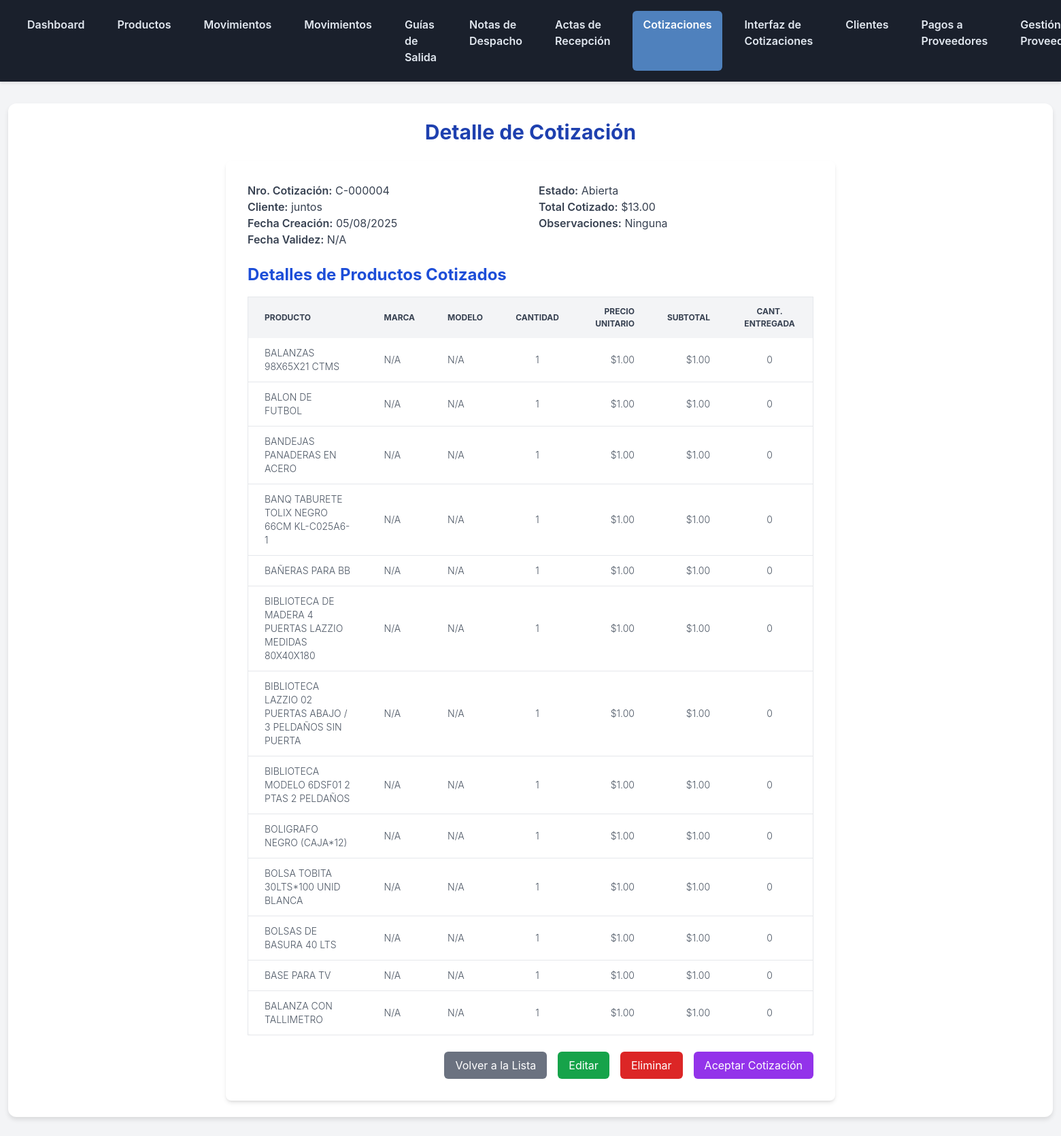
The app's page /inventario/cotizaciones/22/ (signed in) with its own data.
### inventario/models.py (models this page shows, shortened)
class Cotizacion(models.Model):
    ESTADO_COTIZACION_CHOICES = [
        ('abierta', 'Abierta'),
        ('aceptada', 'Aceptada'),
        ('rechazada', 'Rechazada'),
        ('cerrada', 'Cerrada (Completada)'),
        ('en_despacho', 'En Despacho Parcial'),
    ]
    numero_cotizacion = models.CharField(max_length=20, unique=True, blank=True, verbose_name="Nro. Cotización")
    cliente = models.ForeignKey(Cliente, on_delete=models.CASCADE, related_name='cotizaciones')
    fecha_creacion = models.DateField(auto_now_add=True, verbose_name="Fecha de Creación")
    fecha_validez = models.DateField(blank=True, null=True, verbose_name="Fecha de Validez")
    estado = models.CharField(max_length=20, choices=ESTADO_COTIZACION_CHOICES, default='abierta', verbose_name="Estado")
    observaciones = models.TextField(blank=True, verbose_name="Observaciones")
    total_cotizado = models.DecimalField(max_digits=10, decimal_places=2, default=0.00, verbose_name="Total Cotizado")
    class Meta:
        verbose_name = "Cotización"
        verbose_name_plural = "Cotizaciones"
        ordering = ['-fecha_creacion']

class Cliente(models.Model):
    nombre = models.CharField(max_length=255, verbose_name="Nombre del Cliente")
    cedula_rif = models.CharField(max_length=20, unique=True, blank=True, null=True, verbose_name="Cédula/R.I.F.")
    direccion = models.TextField(blank=True, verbose_name="Dirección")
    telefono = models.CharField(max_length=20, blank=True, verbose_name="Teléfono")
    email = models.EmailField(blank=True, verbose_name="Email")
    class Meta:
        verbose_name = "Cliente"
        verbose_name_plural = "Clientes"

class DetalleCotizacion(models.Model):
    cotizacion = models.ForeignKey(Cotizacion, on_delete=models.CASCADE, related_name='detalles')
    producto = models.ForeignKey(Producto, on_delete=models.SET_NULL, null=True, blank=True, verbose_name="Producto")
    nombre_producto_cotizado = models.CharField(max_length=200, blank=True, verbose_name="Nombre del Producto Cotizado")
    marca = models.CharField(max_length=100, blank=True, verbose_name="Marca")
    modelo = models.CharField(max_length=100, blank=True, verbose_name="Modelo")
    cantidad = models.PositiveIntegerField(verbose_name="Cantidad Cotizada")
    cantidad_entregada = models.PositiveIntegerField(default=0, verbose_name="Cantidad Entregada")
    precio_unitario = models.DecimalField(max_digits=10, decimal_places=2, verbose_name="Precio Unitario")
    subtotal = models.DecimalField(max_digits=10, decimal_places=2, verbose_name="Subtotal")
    class Meta:
        verbose_name = "Detalle de Cotización"
        verbose_name_plural = "Detalles de Cotizaciones"

### inventario/views.py (the view)
# urls.py: path('cotizaciones/<int:pk>/', views.CotizacionDetailView.as_view(), name='cotizacion_detail'),
class CotizacionDetailView(LoginRequiredMixin, DetailView):
    model = Cotizacion
    template_name = 'inventario/cotizacion_detail.html'
    context_object_name = 'cotizacion'

### inventario/templates/inventario/cotizacion_detail.html (shortened to what this page needs)
{% extends 'inventario/base.html' %}
{% block content %}
    <h1 class="text-3xl font-bold text-center mb-6 text-blue-800">Detalle de Cotización</h1>
    <div class="max-w-4xl mx-auto bg-white p-8 rounded-lg shadow-md">
        <div class="grid grid-cols-1 md:grid-cols-2 gap-6 mb-6">
            <div>
                <p class="text-gray-700"><strong class="font-semibold">Nro. Cotización:</strong> {{ cotizacion.numero_cotizacion }}</p>
                <p class="text-gray-700"><strong class="font-semibold">Cliente:</strong> {{ cotizacion.cliente.nombre|default:"N/A" }}</p>
                <p class="text-gray-700"><strong class="font-semibold">Fecha Creación:</strong> {{ cotizacion.fecha_creacion|date:"d/m/Y" }}</p>
                <p class="text-gray-700"><strong class="font-semibold">Fecha Validez:</strong> {{ cotizacion.fecha_validez|date:"d/m/Y"|default:"N/A" }}</p>
            </div>
            <div>
                <p class="text-gray-700"><strong class="font-semibold">Estado:</strong> {{ cotizacion.get_estado_display }}</p>
                <p class="text-gray-700"><strong class="font-semibold">Total Cotizado:</strong> ${{ cotizacion.total_cotizado|floatformat:2 }}</p>
                <p class="text-gray-700"><strong class="font-semibold">Observaciones:</strong> {{ cotizacion.observaciones|default:"Ninguna" }}</p>
            </div>
        </div>
        <h2 class="text-2xl font-bold text-blue-700 mb-4">Detalles de Productos Cotizados</h2>
        {% if cotizacion.detalles.all %}
            <div class="overflow-x-auto mb-6">
                <table class="min-w-full bg-white border border-gray-200 rounded-lg shadow-sm">
                    <thead>
                        <tr class="bg-gray-100 text-gray-700 uppercase text-xs leading-normal">
                            <th class="py-3 px-6 text-left">Producto</th>
                            <th class="py-3 px-6 text-left">Marca</th>
                            <th class="py-3 px-6 text-left">Modelo</th>
                            <th class="py-3 px-6 text-center">Cantidad</th>
                            <th class="py-3 px-6 text-right">Precio Unitario</th>
                            <th class="py-3 px-6 text-right">Subtotal</th>
                            <th class="py-3 px-6 text-center">Cant. Entregada</th>
                        </tr>
                    </thead>
                    <tbody class="text-gray-600 text-sm font-light">
                        {% for detalle in cotizacion.detalles.all %}
                        <tr class="border-b border-gray-200 hover:bg-gray-50">
                            <td class="py-3 px-6 text-left">{{ detalle.nombre_producto_cotizado }}</td>
                            <td class="py-3 px-6 text-left">{{ detalle.marca|default:"N/A" }}</td>
                            <td class="py-3 px-6 text-left">{{ detalle.modelo|default:"N/A" }}</td>
                            <td class="py-3 px-6 text-center">{{ detalle.cantidad }}</td>
                            <td class="py-3 px-6 text-right">${{ detalle.precio_unitario|floatformat:2 }}</td>
                            <td class="py-3 px-6 text-right">${{ detalle.subtotal|floatformat:2 }}</td>
                            <td class="py-3 px-6 text-center">{{ detalle.cantidad_entregada }}</td>
                        </tr>
                        {% endfor %}
                    </tbody>
                </table>
            </div>
        {% else %}
            <p class="text-gray-600">No hay productos detallados en esta cotización.</p>
        {% endif %}
        <div class="flex justify-end space-x-4 mt-6">
            <a href="{% url 'inventario:cotizacion_list' %}" class="px-4 py-2 bg-gray-500 text-white rounded-md hover:bg-gray-600">Volver a la Lista</a>
            <a href="{% url 'inventario:cotizacion_update' cotizacion.pk %}" class="px-4 py-2 bg-green-600 text-white rounded-md hover:bg-green-700">Editar</a>
            <a href="{% url 'inventario:cotizacion_delete' cotizacion.pk %}" class="px-4 py-2 bg-red-600 text-white rounded-md hover:bg-red-700">Eliminar</a>
            {% if cotizacion.estado == 'abierta' %}
                <form action="{% url 'inventario:cotizacion_accept' cotizacion.pk %}" method="post" class="inline-block">
                    <button type="submit" class="px-4 py-2 bg-purple-600 text-white rounded-md hover:bg-purple-700">Aceptar Cotización</button>
                </form>
            {% endif %}
        </div>
    </div>
{% endblock %}

### inventario/templates/inventario/base.html (style rules this page uses)
body { font-family: 'Inter', sans-serif; background-color: #f3f4f6; color: #333; }

### records on screen
Cotizacion: numero_cotizacion "C-000004", cliente.nombre "juntos", fecha_creacion "05/08/2025", fecha_validez "N/A", estado "Abierta", total_cotizado "13.00", observaciones "Ninguna"
DetalleCotizacion: nombre_producto_cotizado "BALANZAS 98X65X21 CTMS", marca "N/A", modelo "N/A", cantidad "1", precio_unitario "1.00", subtotal "1.00", cantidad_entregada "0"
DetalleCotizacion: nombre_producto_cotizado "BALON DE FUTBOL", marca "N/A", modelo "N/A", cantidad "1", precio_unitario "1.00", subtotal "1.00", cantidad_entregada "0"
DetalleCotizacion: nombre_producto_cotizado "BANDEJAS PANADERAS EN ACERO", marca "N/A", modelo "N/A", cantidad "1", precio_unitario "1.00", subtotal "1.00", cantidad_entregada "0"
DetalleCotizacion: nombre_producto_cotizado "BANQ TABURETE TOLIX NEGRO 66CM KL-C025A6-1", marca "N/A", modelo "N/A", cantidad "1", precio_unitario "1.00", subtotal "1.00", cantidad_entregada "0"
DetalleCotizacion: nombre_producto_cotizado "BAÑERAS PARA BB", marca "N/A", modelo "N/A", cantidad "1", precio_unitario "1.00", subtotal "1.00", cantidad_entregada "0"
DetalleCotizacion: nombre_producto_cotizado "BIBLIOTECA DE MADERA 4 PUERTAS LAZZIO MEDIDAS 80X40X180", marca "N/A", modelo "N/A", cantidad "1", precio_unitario "1.00", subtotal "1.00", cantidad_entregada "0"
DetalleCotizacion: nombre_producto_cotizado "BIBLIOTECA LAZZIO 02 PUERTAS ABAJO / 3 PELDAÑOS SIN PUERTA", marca "N/A", modelo "N/A", cantidad "1", precio_unitario "1.00", subtotal "1.00", cantidad_entregada "0"
DetalleCotizacion: nombre_producto_cotizado "BIBLIOTECA MODELO 6DSF01 2 PTAS 2 PELDAÑOS", marca "N/A", modelo "N/A", cantidad "1", precio_unitario "1.00", subtotal "1.00", cantidad_entregada "0"
DetalleCotizacion: nombre_producto_cotizado "BOLIGRAFO NEGRO (CAJA*12)", marca "N/A", modelo "N/A", cantidad "1", precio_unitario "1.00", subtotal "1.00", cantidad_entregada "0"
DetalleCotizacion: nombre_producto_cotizado "BOLSA TOBITA 30LTS*100 UNID BLANCA", marca "N/A", modelo "N/A", cantidad "1", precio_unitario "1.00", subtotal "1.00", cantidad_entregada "0"
DetalleCotizacion: nombre_producto_cotizado "BOLSAS DE BASURA 40 LTS", marca "N/A", modelo "N/A", cantidad "1", precio_unitario "1.00", subtotal "1.00", cantidad_entregada "0"
DetalleCotizacion: nombre_producto_cotizado "BASE PARA TV", marca "N/A", modelo "N/A", cantidad "1", precio_unitario "1.00", subtotal "1.00", cantidad_entregada "0"
DetalleCotizacion: nombre_producto_cotizado "BALANZA CON TALLIMETRO", marca "N/A", modelo "N/A", cantidad "1", precio_unitario "1.00", subtotal "1.00", cantidad_entregada "0"
